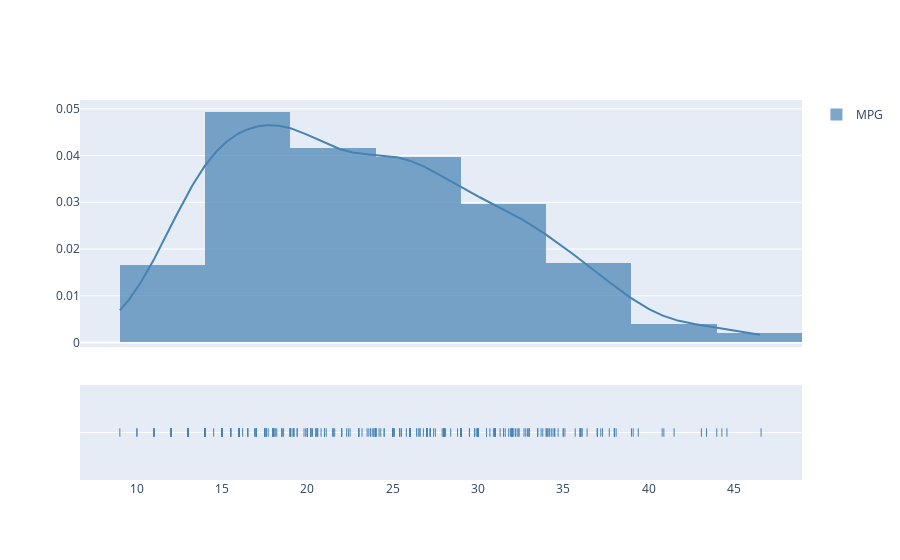

Notebook code for this chart:
### Code cell
data = ff.create_distplot([df['mpg']], 
                          bin_size=5,
                          group_labels=['MPG'], 
                          colors=['steelblue'])
layout = go.Layout(title='MPG of vehicles histogram',
                   title_x=0.5,
                   xaxis=dict(title='MPG'),
                   yaxis=dict(title='Frequency'))
fig = go.Figure(data=data, layout=layout)
fig.show()

### Figure 1 — Plotly figure (JSON) as saved in the notebook; plotly's stock layout.template omitted (floating-point values rounded to 4 significant figures; data arrays with more than 128 entries replaced by an {"elided": "..."} marker saying what was removed)
{"data": [{"autobinx": false, "histnorm": "probability density", "legendgroup": "MPG", "marker": {"color": "steelblue"}, "name": "MPG", "opacity": 0.7, "type": "histogram", "x": {"elided": "398 float values"}, "xaxis": "x", "xbins": {"end": 46.6, "size": 5, "start": 9}, "yaxis": "y"}, {"legendgroup": "MPG", "marker": {"color": "steelblue"}, "mode": "lines", "name": "MPG", "showlegend": false, "type": "scatter", "x": {"elided": "500 float values"}, "xaxis": "x", "y": {"elided": "500 float values"}, "yaxis": "y"}, {"legendgroup": "MPG", "marker": {"color": "steelblue", "symbol": "line-ns-open"}, "mode": "markers", "name": "MPG", "showlegend": false, "type": "scatter", "x": {"elided": "398 float values"}, "xaxis": "x", "y": {"elided": "398 str values"}, "yaxis": "y2"}], "layout": {"barmode": "overlay", "hovermode": "closest", "legend": {"traceorder": "reversed"}, "xaxis": {"anchor": "y2", "domain": [0, 1], "zeroline": false}, "yaxis": {"anchor": "free", "domain": [0.35, 1], "position": 0}, "yaxis2": {"anchor": "x", "domain": [0, 0.25], "dtick": 1, "showticklabels": false}}}
